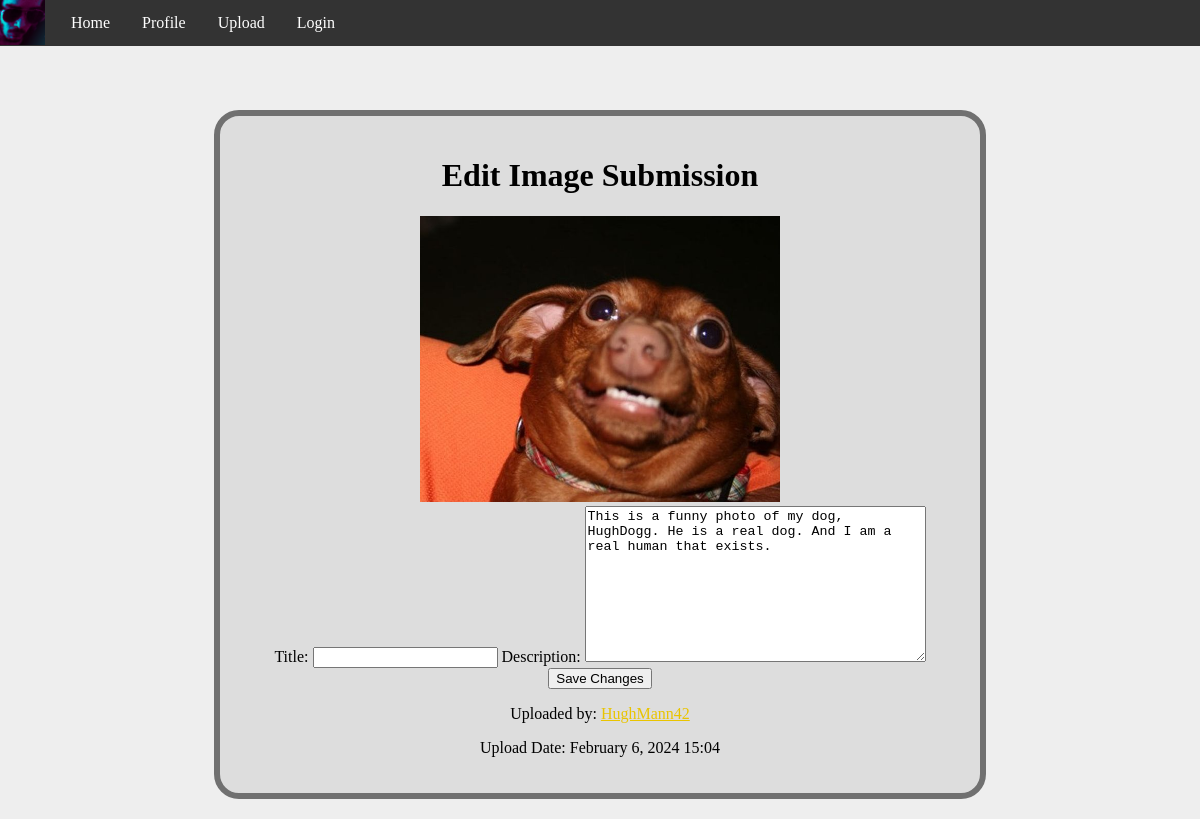
Page /submission/7/edit (signed in) on the committed database.
### PhotoApp/models.py (models this page shows)
class ImageSubmission(models.Model):
    user = models.ForeignKey(UserProfile, on_delete=models.CASCADE)
    image = models.ImageField(upload_to='image_submissions/')
    creation_date = models.DateTimeField(auto_now_add=True)
    description = models.TextField()
    title = models.CharField(max_length=120, blank=True)

class UserProfile(models.Model):
    user = models.OneToOneField(User, on_delete=models.CASCADE)
    profile_image = models.ImageField(upload_to='profile_images/', blank=True, default="images/defaultimg.png")
    creation_date = models.DateTimeField(auto_now_add=True)
    short_description = models.TextField(max_length=255)
    social_links = models.TextField(blank=True)

### PhotoApp/views.py (the view)
# urls.py: path('submission/<int:submission_id>/edit', edit_submission_view, name='edit_submission')
@login_required
def edit_submission_view(request, submission_id):
    image_submission = get_object_or_404(ImageSubmission, id=submission_id)
    image_comments = Comment.objects.filter(image_submission=image_submission)
    if request.method == 'POST':
        image_form = ImageSubmissionForm(request.POST, request.FILES, instance=image_submission)
        if image_form.is_valid():
            image_form.save()
            return redirect('image_submission_detail', submission_id=submission_id)  # Redirect to image detail view
    else:
        image_form = ImageSubmissionForm(instance=image_submission)
    context = {
        'image_submission': image_submission,
        'image_comments': image_comments,
        'image_form': image_form,
    }
    return render(request, 'PhotoApp/editsubmission.html', context)

### PhotoApp/forms.py
class ImageSubmissionForm(forms.ModelForm):
    class Meta:
        model = ImageSubmission
        fields = ['image', 'title' ,'description']

### PhotoApp/templates/PhotoApp/editsubmission.html (shortened to what this page needs)
{% extends 'PhotoApp/base.html' %}
{% block content %}
    <div class="center-horizontal">
        <div class="gray-container">
            <h1>Edit Image Submission</h1>
            <img class="submission-image" src="{{ image_submission.image.url }}" alt="{{ image_submission.description }}">
            <form method="post" enctype="multipart/form-data">
                <label for="id_description">Title:</label>
                {{ image_form.title }}
                <label for="id_description">Description:</label>
                {{ image_form.description }}
                <button type="submit">Save Changes</button>
            </form>
            <p>Uploaded by: <a href="{% url 'detail_profile' image_submission.user.user %}">{{ image_submission.user.user }}</a></p>
            <p>Upload Date: {{ image_submission.creation_date|date:"F j, Y H:i" }}</p>
        </div>
    </div>
{% endblock %}

### PhotoApp/templates/PhotoApp/base.html (style rules this page uses)
html { background-color: #eeeeee; }
body { margin: 0 }
.gray-container { width: 60%; background-color: #dddddd; border: 6px solid #707070; border-radius: 25px; padding: 20px; display: inline-block; margin: 20px; }
.center-horizontal { text-align: center; align-items: center; }
.submission-image { max-width: 50%; max-height: 50%; }
a:link:not(nav a) { color: #e9c400; }

### rows in the picture
ImageSubmission: image (picture), description "This is a funny photo of my dog, HughDogg. He is a real dog. And I am a real human that exists.", user.user "HughMann42", creation_date "February 6, 2024 15:04"
